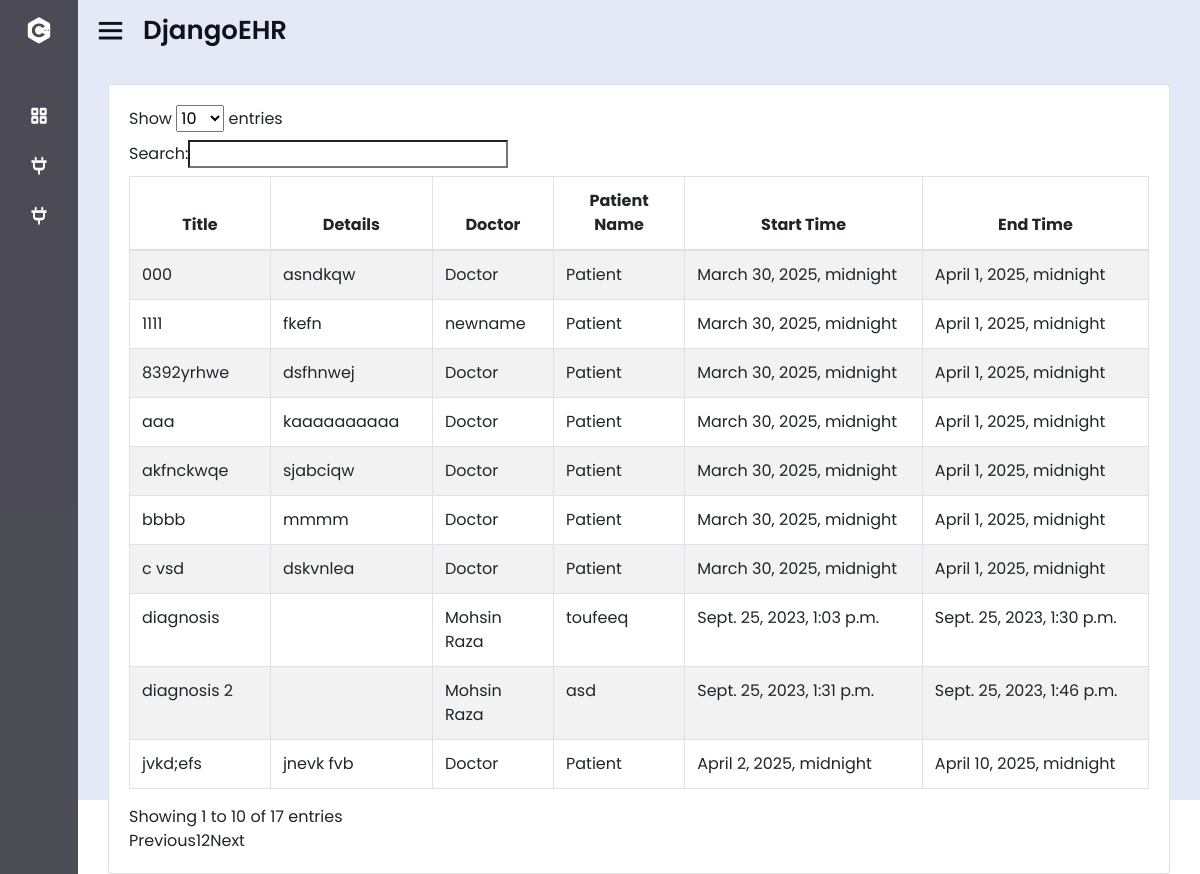
The page /doctor_appointment_view/ (signed in) on the database its author committed.
### patient/models.py (models this page shows, shortened)
class Appointment(models.Model):
    patient = models.ForeignKey(Patient, on_delete=models.CASCADE)
    doctor = models.ForeignKey(Doctor, on_delete=models.CASCADE)
    title = models.CharField(max_length=100)
    statut = models.CharField(max_length=20, choices=[('en_attente', 'En attente'), ('confirme', 'Confirmé'), ('annule', 'Annulé')], default='en_attente')
    start_datetime = models.DateTimeField()
    end_datetime = models.DateTimeField()
    detail = models.TextField()
    hospital = models.ForeignKey(Hospital, on_delete=models.CASCADE)
    statut = models.CharField(
    max_length=20,
    choices=[
        ('en_attente', 'En attente'),
        ('confirme', 'Confirmé'),
        ('refuse', 'Refusé')
    ],
    default='en_attente'
    )

class Doctor(models.Model):
    user = models.OneToOneField(User, on_delete=models.CASCADE, null=True, blank=True)
    SPECIALISATIONS = [
        ('generaliste', 'Généraliste'),
        ('radiologue', 'Radiologue'),
        ('laborantin', 'Laborantin'),
        ('cardiologue', 'Cardiologue'),
        ('dermatologue', 'Dermatologue'),
        ('endocrinologue', 'Endocrinologue'),
        ('gastroenterologue', 'Gastro-entérologue'),
        ('gynecologue', 'Gynécologue'),
        ('neurologue', 'Neurologue'),
        ('ophtalmologue', 'Ophtalmologue'),
        ('orthopediste', 'Orthopédiste'),
        ('otorhinolaryngologiste', 'ORL (Oto-rhino-laryngologiste)'),
        ('pediatre', 'Pédiatre'),
        ('psychiatre', 'Psychiatre'),
        ('pneumologue', 'Pneumologue'),
        ('rhumatologue', 'Rhumatologue'),
        ('urologue', 'Urologue'),
        ('anesthesiste', 'Anesthésiste'),
        ('oncologue', 'Oncologue'),
        ('hematologue', 'Hématologue'),
        ('medecin_du_travail', 'Médecin du Travail'),
        ('medecin_urgentiste', 'Médecin Urgentiste'),
    ]
    specialization = models.CharField(max_length=100, choices=SPECIALISATIONS, default='generaliste')
    name = models.CharField(max_length=100, null=True, blank=True)
    gender = models.CharField(max_length=100, null=True, blank=True)
    license_number = models.CharField(max_length=50, null=True, blank=True)
    contact_number = models.CharField(max_length=20, null=True, blank=True)
    bio = models.TextField(null=True, blank=True)
    hospital = models.OneToOneField(Hospital, on_delete=models.CASCADE, null=True, blank=True)
    def __str__(self):
        return self.name or "Doctor"

class Patient(models.Model):
    user = models.OneToOneField(User, on_delete=models.CASCADE, null=True, blank=True)
    username = models.CharField(max_length=100, blank=True, null=True)
    date_of_birth = models.DateField(blank=True, null=True)
    address = models.TextField()
    medical_history = models.TextField(blank=True)
    email = models.EmailField(blank=True, null=True)
    MRN = models.CharField(max_length=20, unique=True, null=True)
    def __str__(self):
        return self.username or "Patient"

### patient/views.py (the view)
# urls.py: path('doctor_appointment_view/', views.doctor_appointment_view, name='doctor_appointment_view'),
def doctor_appointment_view(request):
    user = request.user  # This should be a logged-in doctor user
    try:
        doctor = Doctor.objects.get(name=user)
    except Doctor.DoesNotExist:
        doctor = None  # Handle the case where there is no matching doctor
    if doctor:
        appointments = Appointment.objects.filter(doctor=doctor)
        return render(request, 'patient/doctor_appointment_view.html', {'appointments': appointments})
    else:
        appointments = Appointment.objects.all()
        return render(request, 'patient/doctor_appointment_view.html', {'appointments': appointments})

### patient/templates/patient/doctor_appointment_view.html (shortened to what this page needs)
{% extends "patient/base.html" %}
{% block content %}
{% block extrascripts %}
<link rel="stylesheet" href="https://cdnjs.cloudflare.com/ajax/libs/font-awesome/5.15.3/css/all.min.css">
<link rel="stylesheet" type="text/css" href="https://stackpath.bootstrapcdn.com/bootstrap/4.4.1/css/bootstrap.min.css">
<link rel="stylesheet" type="text/css" href="https://pixinvent.com/stack-responsive-bootstrap-4-admin-template/app-assets/css/bootstrap-extended.min.css">
<link rel="stylesheet" type="text/css" href="https://pixinvent.com/stack-responsive-bootstrap-4-admin-template/app-assets/fonts/simple-line-icons/style.min.css">
<link rel="stylesheet" type="text/css" href="https://pixinvent.com/stack-responsive-bootstrap-4-admin-template/app-assets/css/colors.min.css">
<link rel="stylesheet" type="text/css" href="https://pixinvent.com/stack-responsive-bootstrap-4-admin-template/app-assets/css/bootstrap.min.css">
{% endblock extrascripts %}
<br>
<div class="grey-bg container-fluid">
      <div class="col-12">
        <div class="card">
          <div class="card-content">
            <div class="card-body">
              <table id="example" class="table table-striped table-bordered" style="width:100%">
                <thead>
                    <tr style="text-align:center">
                      <th>Title</th>
                      <th>Details</th>
                      <th>Doctor</th>
                      <th>Patient Name</th>
                      <th>Start Time</th>
                      <th>End Time</th>
                    </tr>
                </thead>
                <tbody>
                    {% for x in appointments %}
                    <tr>
                        <td>{{ x.title }}</td>
                        <td>{{ x.detail }}</td>
                        <td>{{ x.doctor }}</td>
                        <td>{{ x.patient }}</td>
                        <td>{{ x.start_datetime }}</td>
                        <td>{{ x.end_datetime }}</td>
                    </tr>
                    {% endfor %}
                </tbody>
            </table>
            </div>
          </div>
        </div>
      </div>
    </div>
  </section>
{% endblock %}

### patient/templates/patient/base.html (style rules this page uses)
* { margin: 0; padding: 0; box-sizing: border-box; font-family: 'Poppins', sans-serif; }

### rows shown on the page
Appointment: title "diagnosis", doctor "Mohsin Raza", patient "toufeeq", start_datetime "Sept. 25, 2023, 1:03 p.m.", end_datetime "Sept. 25, 2023, 1:30 p.m."
Appointment: title "diagnosis 2", doctor "Mohsin Raza", patient "asd", start_datetime "Sept. 25, 2023, 1:31 p.m.", end_datetime "Sept. 25, 2023, 1:46 p.m."
Appointment: title "1111", detail "fkefn", doctor "newname", patient "Patient", start_datetime "March 30, 2025, midnight", end_datetime "April 1, 2025, midnight"
Appointment: title "aaa", detail "kaaaaaaaaaa", doctor "Doctor", patient "Patient", start_datetime "March 30, 2025, midnight", end_datetime "April 1, 2025, midnight"
Appointment: title "bbbb", detail "mmmm", doctor "Doctor", patient "Patient", start_datetime "March 30, 2025, midnight", end_datetime "April 1, 2025, midnight"
Appointment: title "000", detail "asndkqw", doctor "Doctor", patient "Patient", start_datetime "March 30, 2025, midnight", end_datetime "April 1, 2025, midnight"
Appointment: title "akfnckwqe", detail "sjabciqw", doctor "Doctor", patient "Patient", start_datetime "March 30, 2025, midnight", end_datetime "April 1, 2025, midnight"
Appointment: title "c vsd", detail "dskvnlea", doctor "Doctor", patient "Patient", start_datetime "March 30, 2025, midnight", end_datetime "April 1, 2025, midnight"
Appointment: title "8392yrhwe", detail "dsfhnwej", doctor "Doctor", patient "Patient", start_datetime "March 30, 2025, midnight", end_datetime "April 1, 2025, midnight"
Appointment: title "jvkd;efs", detail "jnevk fvb", doctor "Doctor", patient "Patient", start_datetime "April 2, 2025, midnight", end_datetime "April 10, 2025, midnight"
